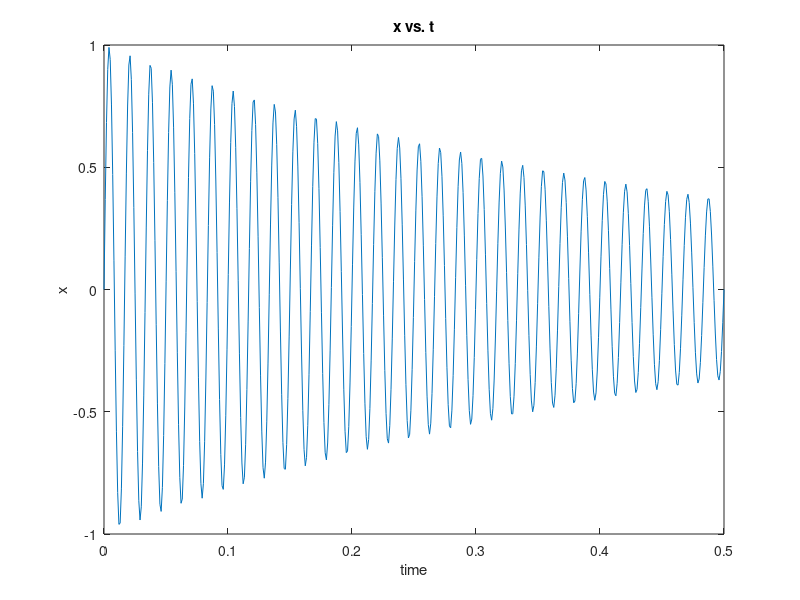

Reproduce this figure in MATLAB.
%% Test m-file and its markdown
% This is a test m-file to try and upload onto GitHub
t = linspace(0,.5,500);
f = 60;
x = exp(-2*t).*sin(2*pi*f*t);
plot(t,x), title('x vs. t'),xlabel('time'),ylabel('x')

%% MATLAB and the Command Line
% you can start MATLAB from the command line with the following parameters:
% 
% |mlab -nosplash -nodesktop|
%
% |mlab| is the alias used to launch matlab on my computer as baam25
% |-nosplash| prevents the splash page from showing when the program starts upload
% |-nodesktop| prevents matlab from launching the full java program, only uses the
% engine to perform calculations, produce plots, etc.

%% Test out LaTex equations
% $$ y = y + \frac{sin(\omega*t)} {\omega*t} $$

